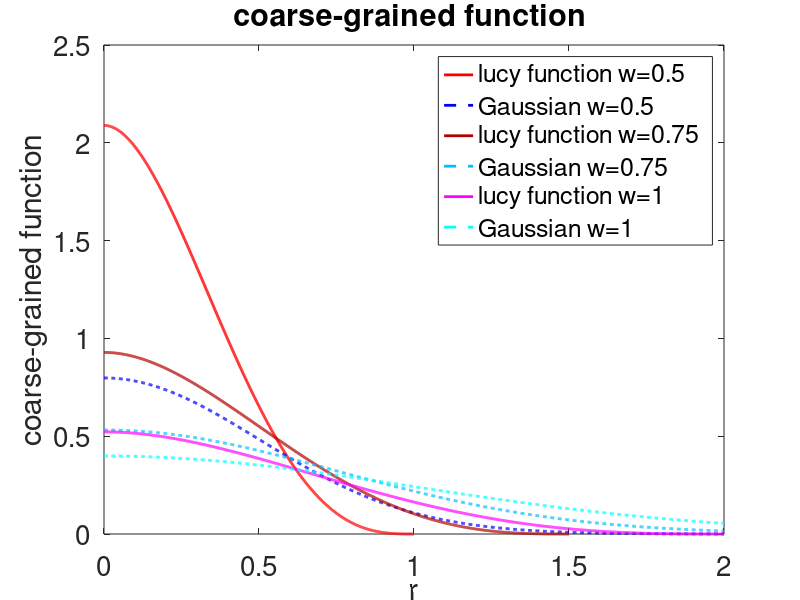

Here is the MATLAB script that generated this plot:
ccc=1;
w=0.5;
r=0:0.001:1;
u=(105./(16*pi*ccc^2)).*(-3.*(r/ccc).^4+8.*(r./ccc).^3-6.*(r./ccc).^2+1);
r2=0:0.001:2;
uu=normpdf(r2,0,w);

ccc=2;
w=1;
r2=0:0.001:2;
u2=(105./(16*pi*ccc^2)).*(-3.*(r2/ccc).^4+8.*(r2./ccc).^3-6.*(r2./ccc).^2+1);
uu2=normpdf(r2,0,w);

ccc=1.5;
w=0.75;
r3=0:0.001:1.5;
u3=(105./(16*pi*ccc^2)).*(-3.*(r3/ccc).^4+8.*(r3./ccc).^3-6.*(r3./ccc).^2+1);
uu3=normpdf(r2,0,w);

figure;
plot(r,u,'r','LineWidth',2)
hold on;
plot(r2,uu,'b','LineWidth',2,'LineStyle','--')
hold on;
plot(r3,u3,'Color',[0.7 0 0],'LineWidth',2)
hold on;
plot(r2,uu3,'Color',[0 0.75 1],'LineWidth',2,'LineStyle','--')
hold on;
plot(r2,u2,'Color',[1 0 1],'LineWidth',2)
hold on;
plot(r2,uu2,'Color',[0 1 1],'LineWidth',2,'LineStyle','--')
hold on;

title('coarse-grained function ')
set(gca,'fontsize',20)
xlabel('r')
ylabel('coarse-grained function')
legend('lucy function w=0.5','Gaussian w=0.5','lucy function w=0.75','Gaussian w=0.75','lucy function w=1','Gaussian w=1')